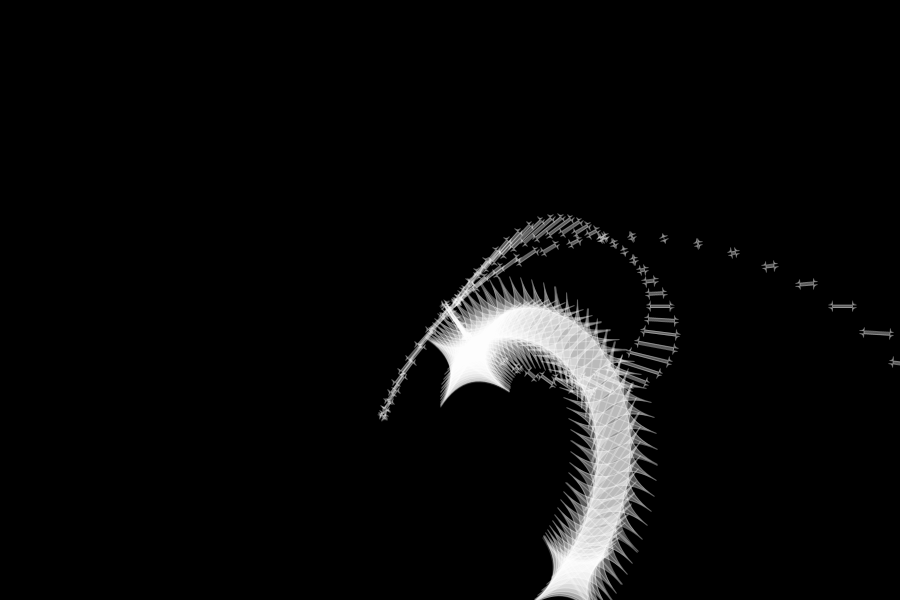
Frame 1 (no input)
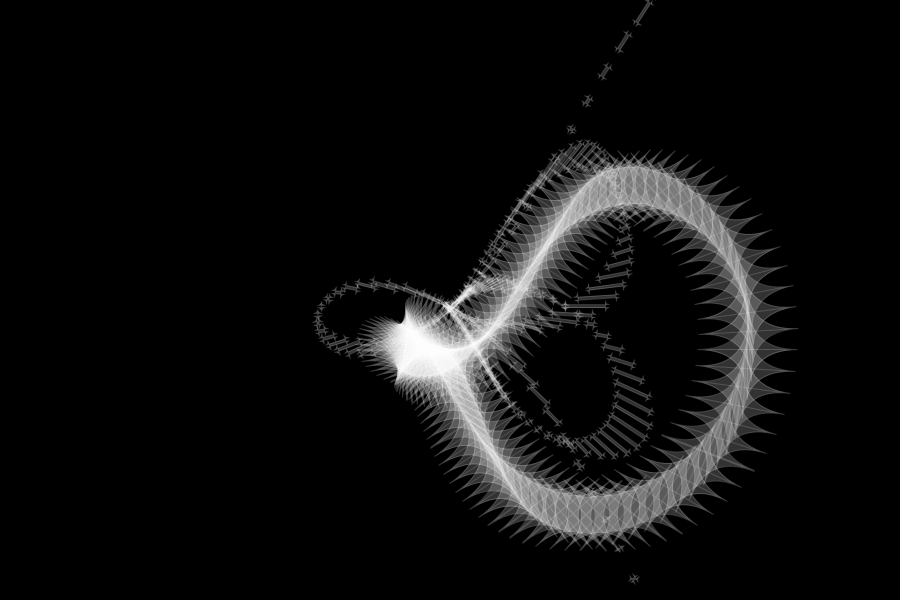
Frame 60 (the mouse pressed at the canvas centre just before this capture)
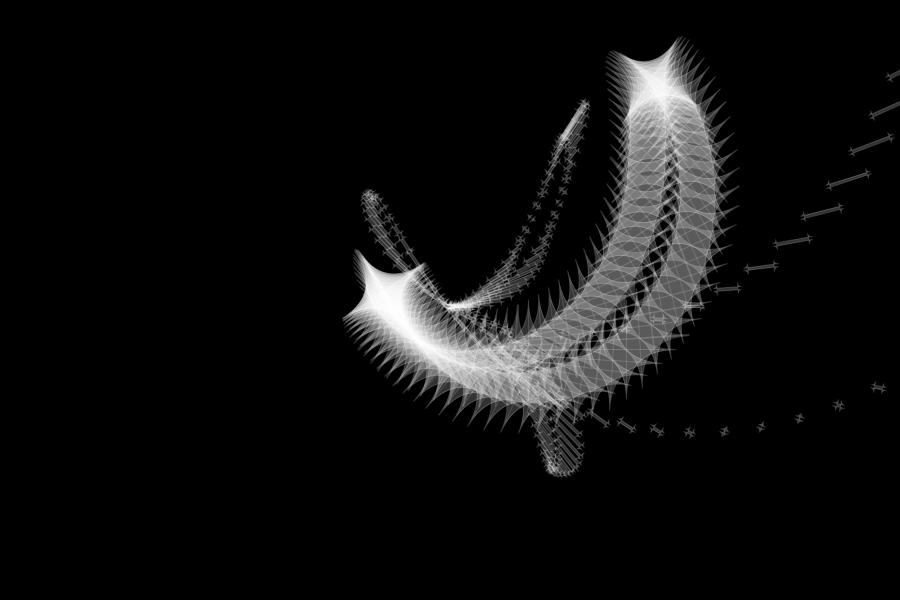
Frame 120 (the mouse held since frame 60 and released just before this capture)

The Processing sketch that drew these frames (run headless with seeded random() and noise(); from frame 60 on, the mouse is pressed at the canvas centre):

// Processing sketch: processing_173726
// ── processing_173726.pde

//cos2PI//
int num=100;
float theta;

void setup() {
  size(900, 600);
  background(0);
  stroke(255,50);
  strokeWeight(1);
  fill(255, 50);

}

void draw() {
  background(0);
  translate(width/2, height/2);
  for (int i=0; i<num; i++) {
    pushMatrix();
    float offSet = TWO_PI/num*i;
    rotate(sin(offSet));
    float x1 = map(sin(theta+offSet*1),-1,1,-90,600);
    float x4 = map(cos(theta+offSet*2),-1,1,0,80);
    float x2 = x1 -50 +sin(7) ;
    float x3 = 100;
    float x5 =  map(sin(theta+offSet*5),-1,1,0,80);
    
  rect(3*x1/2, 10/2, x5/2, 5/1.7, -9/2);
  rect(5*x4/2, 10/2, x5/2, 5/1.7, -9/2);
  rect(x1/2, 100/2, sin(x3)/2, sin(50)/2, -100/2);
    
    popMatrix();
  }
  theta -= 0.023987;

}
